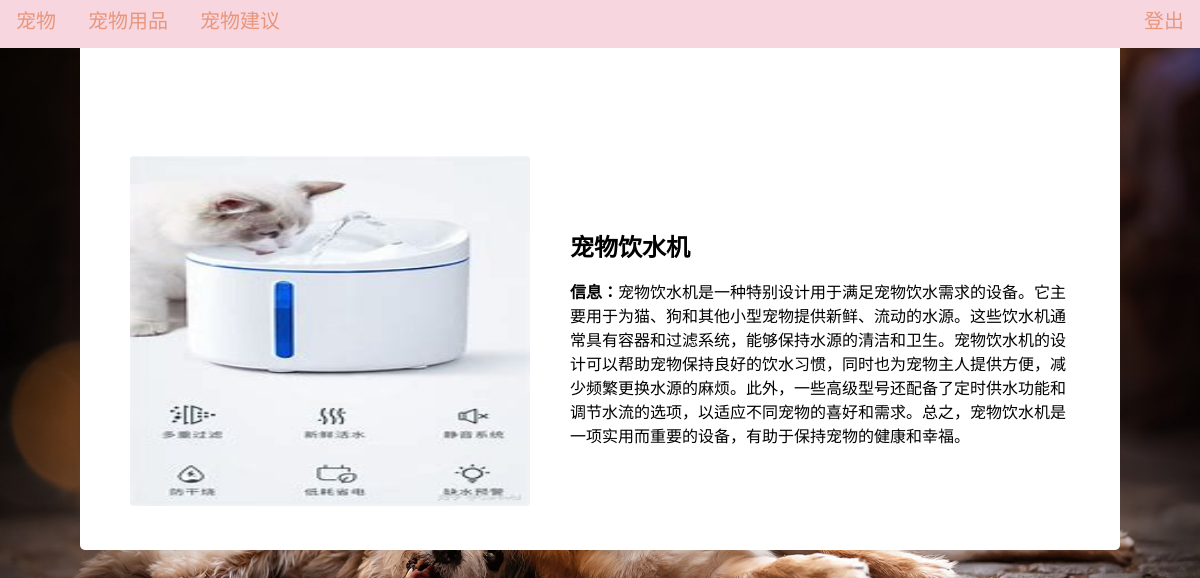
Screenshot of /meowoof/tool_detail/2/ (signed in) with the database file from the repository.
### meowoof/models.py (models this page shows, shortened)
class Tool(models.Model):
    name = models.CharField(max_length=30)  # 宠物用品名
    picture = models.ImageField(upload_to='tool_picture/', default='default_tool_picture.jpg')  # 图片
    info = models.CharField(max_length=2000) # 宠物用品详细信息
    views = models.IntegerField(default=0, verbose_name='浏览量')
    class Meta:
        ordering = ['-views']  # 按点赞数递减排序
        verbose_name = "用品"
        verbose_name_plural = "用品"

### meowoof/views.py (the view)
# urls.py: path('tool_detail/<int:tool_id>/', views.tool_detail, name='tool_detail'),
def tool_detail(request, tool_id):
    if not request.session.get('is_login', None):  # 如果未登录，跳转到登录页面
        return redirect('/meowoof/login/')
    tool = Tool.objects.get(id=tool_id)
    user = User.objects.get(id=request.session['user_id'])  # 从会话获取用户id
    symbol = True
    if request.method == 'POST':  # post请求提交评论
        comment_content = request.POST.get('message')  # 获取前端输入内容
        if comment_content:
            Comment.objects.create(user=user, tool=tool, content=comment_content)
        else:
            symbol = False
    if request.method == 'GET':  # get请求让浏览量加一
        tool.views += 1
        tool.save()
    comments = Comment.objects.filter(tool=tool)
    current_user_like_comment_list = []  # 此列表将保存当前用户点过赞的评论的id
    for com in comments:
        current_comment = Comment.objects.filter(comment=com)
        for cc in current_comment:
            if cc.user == user:
                current_user_like_comment_list.append(com.id)
    if CollectTool.objects.filter(user=user, tool=tool):
        collect = True
    else:
        collect = False
    content = {'tool': tool, 'comments': comments, 'collect': collect, 'current_user_like_comment_list': current_user_like_comment_list, 'symbol': symbol}
    return render(request, 'meowoof/tool_detail.html', content)

### templates/meowoof/tool_detail.html (shortened to what this page needs)
<!DOCTYPE html>
<html lang="en">
<head>
</head>
{% load static %}
<body background="../../static/image/pet.jpg"
      style="background-repeat:no-repeat;
               background-attachment:fixed;
               background-size:100% 100%; ">
    <nav>
    <ul>
      <li><a href="{% url 'meowoof:pet' %}">宠物</a></li>
      <li><a href="{% url 'meowoof:tool' %}">宠物用品</a></li>
      <li><a href="{% url 'meowoof:suggestion' %}">宠物建议</a></li>
      <li class="logout"><a href="{% url 'meowoof:logout' %}">登出</a></li>
    </ul>
  </nav>
    <div class="container1">
        <section class="pet-details">
            <div class="pet-image">
                <img  height="350px" src="{{ tool.picture.url }}" alt="图片丢惹" />
            </div>
            <div class="pet-info">
                  <h2 href="../pet_detail/{{ c.id }}/">{{tool.name}}</h2>
                  <p><strong href="../pet_detail/{{ c.id }}/">信息：</strong>{{tool.info}}</p>
            </div>
      </section>
    </div>
</body>
</html>

### templates/meowoof/tool_detail.html (style rules this page uses)
nav { background-color: #f7d6e0; position: fixed; top: -50px; width: 100%; transition: top 0.3s; }
ul { list-style-type: none; margin: 0; padding: 0; }
li { float: left; margin-top: 20px; }
li a { display: block; color: darksalmon; text-align: center; padding: 14px 16px; text-decoration: none; font-size: 20px; }
.logout { float: right; }
body { font-family: Arial, sans-serif; background-color: #f7f7f7; margin: 0; padding: 0; }
.pet-details { margin-top: 100px; display: flex; align-items: center; justify-content: center; padding: 20px; }
.pet-image { width: 400px; margin-right: 40px; }
.pet-image img { width: 100%; border-radius: 4px; }
.pet-info { max-width: 500px; }
.pet-info h2 { font-size: 24px; margin-bottom: 10px; }
.pet-info p { font-size: 16px; margin-bottom: 10px; }
.pet-info strong { font-weight: bold; }
.container1 { max-width: 1000px; margin-top: 200px; margin: 0 auto; padding: 20px; background-color: #fff; border-radius: 5px; box-shadow: 0 0 10px rgba(0, 0, 0, 0.1); }

### rows the page displays
Tool: picture (picture), name "宠物饮水机", info "宠物饮水机是一种特别设计用于满足宠物饮水需求的设备。它主要用于为猫、狗和其他小型宠物提供新鲜、流动的水源。这些饮水机通常具有容器和过滤系统，能够保持水源的清洁和卫生。宠物饮水机的设计可以帮助宠物保持良好的饮水习惯，同时也为宠物主人提供方便，减少频繁更换水源的麻烦。此外，一些高级型号还配备了定时供水功能和调节水流的选项，以适应不同宠物的喜好和需求。总之，宠物饮水机是一项实用而重要的设备，有助于保持宠物的健康和幸福。"
